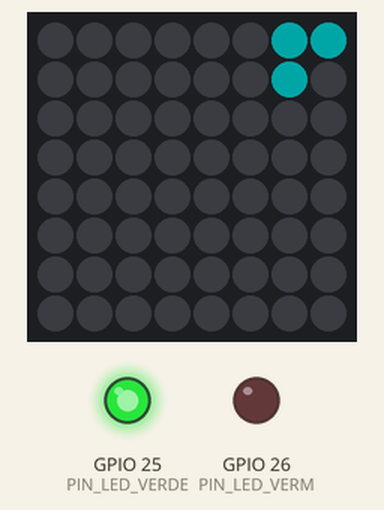
Simulated run of this sketch. Board: ESP32. Parts: 8×8 RGB LED matrix (first LED top left, wired row by row), output pins drawn as LEDs (lit = HIGH). Dim RGB values are drawn brighter than linear; WiFi joins after 1.5 s; servers stay silent unless stated; uploads are accepted with an empty reply; what the sketch prints to the serial monitor is not drawn.

Above: at 2.17 s.
At 8.04 s:
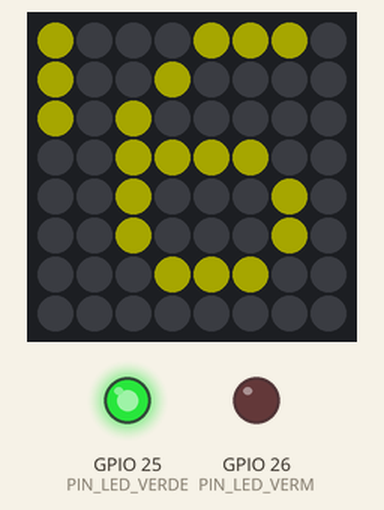
At 21.03 s:
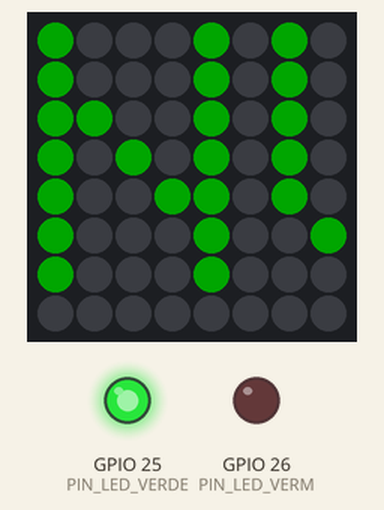
At 39.89 s:
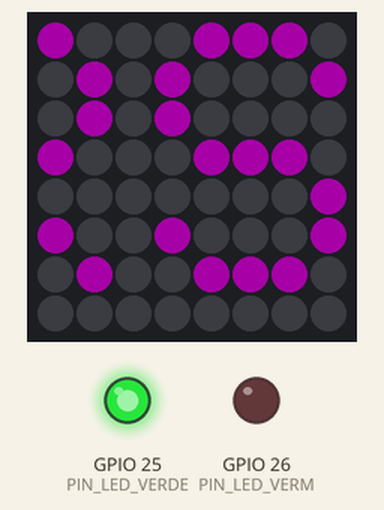
Timing chart, 0 to 40.0 s (numbered marks = the images above):
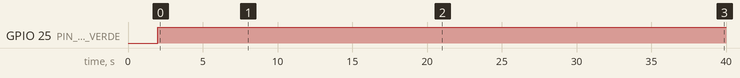

Measured:
- by itself, GPIO 25 (PIN_LED_VERDE): LOW → HIGH at 2.0 s

The sketch:

esp32_monitoramento_wokwi.ino
```cpp
// esp32_monitoramento_wokwi.ino

#include <WiFi.h>
#include <esp_now.h>
#include <Adafruit_GFX.h>
#include <Adafruit_NeoMatrix.h>
#include <Adafruit_NeoPixel.h>
#include <HTTPClient.h>

// ============ CONFIGURAÇÃO ============
#define MODO_SIMULADO true

// ============ PINAGEM ============
#define PIN_LED_VERDE 25
#define PIN_LED_VERM  26
#define PIN_MATRIX    23  // Pino DIN da matriz WS2812

// ============ CREDENCIAIS DO INFLUXDB CLOUD ============
// Cole aqui a URL que montamos e o Token que você gerou
const char* influxUrl = "https://us-east-1-1.aws.cloud2.influxdata.com/api/v2/write?org=e3196d240f6c0f6f&bucket=Pintura&precision=s";
const char* influxToken = "6zW2h0QD2Ka8dWpJY2DJSmfs2d1auABn80xsYlsimceCw6wiNLwwahZrU93dFv9haZGLwT1z5wJ0OY_hTa-A_w==";

// ============ CONEXÃO WIFI (Wokwi) ============
const char* ssid = "Wokwi-GUEST";
const char* password = "";

// ============ CONFIGURAÇÃO DA MATRIZ NEOPIXEL ============
Adafruit_NeoMatrix matrix = Adafruit_NeoMatrix(8, 8, PIN_MATRIX,
  NEO_MATRIX_TOP     + NEO_MATRIX_LEFT +
  NEO_MATRIX_ROWS    + NEO_MATRIX_ZIGZAG,
  NEO_GRB            + NEO_KHZ800);

// ============ ESTRUTURAS ============
typedef struct __attribute__((packed)) {
  float nivel_tinta;
  float temperatura;
  float umidade;
  int   luminosidade;
  int   presenca;
  uint32_t timestamp_ms;
} PacoteDados;

PacoteDados pacote;
unsigned long lastRxMillis = 0;
const unsigned long TIMEOUT_MS = 5000;

// ============ TELAS ============
enum Tela { TELA_NVL, TELA_TMP, TELA_UMD, TELA_LUX, TELA_PRS, TELA_ALERTA };
Tela telaAtual = TELA_NVL;
unsigned long lastTrocaTela = 0;
const unsigned long TEMPO_TELA_MS = 2000;

// Variáveis para rolagem de texto
int16_t x = 8;
char textoAtual[20];

// ============ SIMULAÇÃO DE DADOS ============
void simularLeitura() {
  pacote.nivel_tinta  = 40.0 + 35.0 * sin(millis() / 8000.0);
  pacote.temperatura  = 22.0 + 4.0  * sin(millis() / 12000.0);
  pacote.umidade      = 50.0 + 15.0 * cos(millis() / 10000.0);
  pacote.luminosidade = 600   + 200  * (int)(sin(millis() / 6000.0) * 100) / 100;
  pacote.presenca     = (millis() / 7000) % 2;
  pacote.timestamp_ms = millis();

  // Simula alerta de nível baixo de vez em quando
  if (millis() % 25000 < 5000) pacote.nivel_tinta = 12.0;

  lastRxMillis = millis();
}

// ============ EXIBIÇÃO NA MATRIZ ============
void prepararTexto(Tela t) {
  uint16_t cor = matrix.Color(0, 255, 0); // Verde padrão

  switch (t) {
    case TELA_NVL:
      snprintf(textoAtual, sizeof(textoAtual), "NVL %.0f%%", pacote.nivel_tinta);
      if (pacote.nivel_tinta < 20.0) cor = matrix.Color(255, 0, 0);
      break;
    case TELA_TMP: snprintf(textoAtual, sizeof(textoAtual), "TMP %.1fC", pacote.temperatura); cor = matrix.Color(0, 255, 255); break;
    case TELA_UMD: snprintf(textoAtual, sizeof(textoAtual), "UMD %.0f%%", pacote.umidade); cor = matrix.Color(0, 0, 255); break;
    case TELA_LUX: snprintf(textoAtual, sizeof(textoAtual), "LUX %d", pacote.luminosidade); cor = matrix.Color(255, 255, 0); break;
    case TELA_PRS: snprintf(textoAtual, sizeof(textoAtual), "PRS %s", pacote.presenca ? "ON" : "OFF"); cor = matrix.Color(255, 0, 255); break;
    case TELA_ALERTA: snprintf(textoAtual, sizeof(textoAtual), "SEM DADOS"); cor = matrix.Color(255, 0, 0); break;
  }

  matrix.setTextColor(cor);
  x = 8;
  Serial.print("[MATRIZ] "); Serial.println(textoAtual);
}

// ============ ENVIO PARA O INFLUXDB ============
void enviarParaInflux() {
  if (WiFi.status() != WL_CONNECTED) return;

  // Monta o texto no formato Line Protocol do InfluxDB
  String dados = "leitura_pintura,origem=esp32_wokwi ";
  dados += "nivel_tinta=" + String(pacote.nivel_tinta) + ",";
  dados += "temperatura=" + String(pacote.temperatura) + ",";
  dados += "umidade=" + String(pacote.umidade) + ",";
  dados += "luminosidade=" + String(pacote.luminosidade) + "i,";
  dados += "presenca=" + String(pacote.presenca) + "i";

  HTTPClient http;
  http.begin(influxUrl);
  http.addHeader("Content-Type", "text/plain; charset=utf-8");
  http.addHeader("Authorization", "Token " + String(influxToken));

  int httpResponseCode = http.POST(dados);

  if (httpResponseCode > 0) {
    Serial.print("[INFLUX] Resposta HTTP: ");
    Serial.println(httpResponseCode);
    if (httpResponseCode == 204) {
      Serial.println("[INFLUX] Dados salvos com sucesso na nuvem!");
    }
  } else {
    Serial.print("[INFLUX] Erro no envio. Código: ");
    Serial.println(httpResponseCode);
  }
  http.end();
}

// ============ SETUP ============
void setup() {
  Serial.begin(115200);
  delay(500);

  pinMode(PIN_LED_VERDE, OUTPUT);
  pinMode(PIN_LED_VERM, OUTPUT);

  matrix.begin();
  matrix.setTextWrap(false);
  matrix.setBrightness(40);

  Serial.println("=== ESP32 Monitoramento - Wokwi ===");

  // Conecta ao WiFi
  Serial.print("Conectando ao WiFi...");
  WiFi.begin(ssid, password);
  while (WiFi.status() != WL_CONNECTED) {
    delay(500);
    Serial.print(".");
  }
  Serial.println("\nWiFi Conectado!");

  lastRxMillis = millis();
  prepararTexto(telaAtual);
}

// ============ LOOP ============
void loop() {
  // Animação de rolagem do texto na matriz
  matrix.fillScreen(0);
  matrix.setCursor(x, 0);
  matrix.print(textoAtual);
  matrix.show();

  x--;
  if (x < -60) x = 8;

  // Simula a chegada de novos dados a cada 2 segundos
  static unsigned long lastSim = 0;
  if (millis() - lastSim >= 2000) {
    lastSim = millis();
    simularLeitura();
  }

  // Verifica se os dados estão atualizados
  bool timeout = (millis() - lastRxMillis) > TIMEOUT_MS;

  if (timeout) {
    digitalWrite(PIN_LED_VERM, HIGH);
    digitalWrite(PIN_LED_VERDE, LOW);
    if (telaAtual != TELA_ALERTA) {
      telaAtual = TELA_ALERTA;
      prepararTexto(telaAtual);
    }
  } else {
    digitalWrite(PIN_LED_VERDE, HIGH);
    digitalWrite(PIN_LED_VERM, LOW);

    // Ciclo de telas
    if (millis() - lastTrocaTela >= TEMPO_TELA_MS) {
      lastTrocaTela = millis();
      telaAtual = (Tela)((telaAtual + 1) % 5);
      prepararTexto(telaAtual);
    }
  }

  // Envio para o InfluxDB a cada 5 segundos (para não sobrecarregar)
  static unsigned long lastEnvioInflux = 0;
  if (millis() - lastEnvioInflux >= 5000 && !timeout) {
    lastEnvioInflux = millis();
    enviarParaInflux();
  }

  delay(50);
}
```
